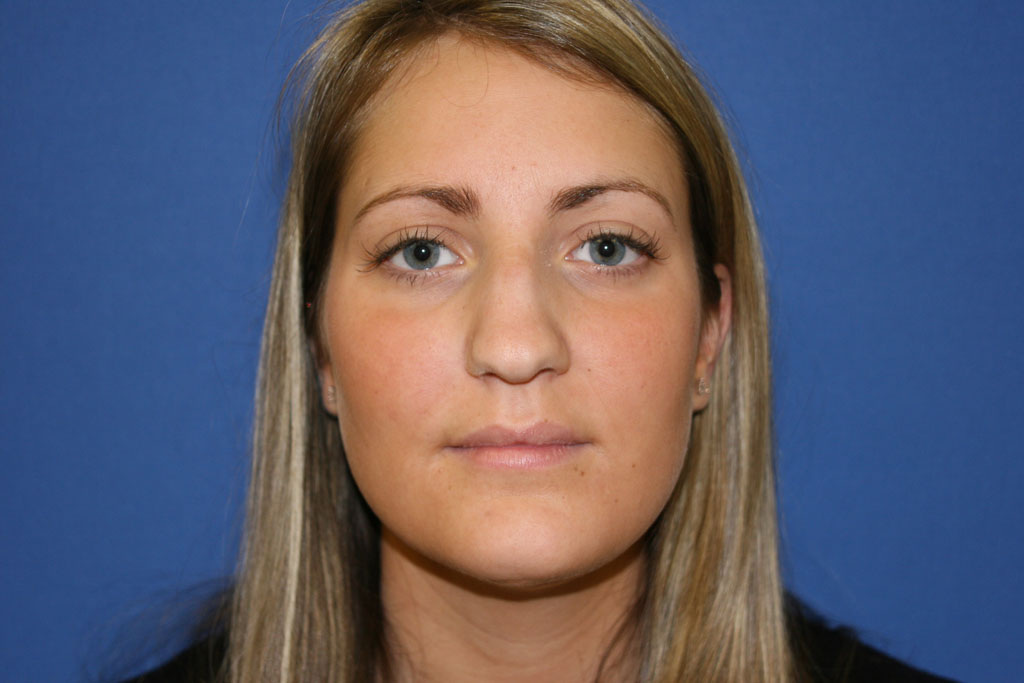
#> input picture untitled/photo.jpg, 1024 x 683 px, given in place of video.flv, which was not available
$ python camshift.py
#> lines starting #> are read from the running program, lines starting #| are printed output that depends on the picture; after the words box and inside, x2 and y2 are one past the last pixel; in counts of white or black regions, pixels touching at a corner belong together; pictures that were not available may be replaced by others from this repository, and a replacement may not be noted
import cv2
import numpy as np

cap = cv2.VideoCapture('video.flv')
ret, frame = cap.read()
#> frame is the input picture: shape (683, 1024, 3); mean B, G, R 108, 93, 95.6
cap.set(1, 1000)


#c : position en y    h : hauteur du rectangle
#r : position en x     w : longueur du rectangle
r, h, c, w = 200, 270, 180, 270

track_window = (c, r, w, h)

# ROI = Region Of Interest. It is the region that we're going to color-track
roi = frame[r:r + h, c:c + h]
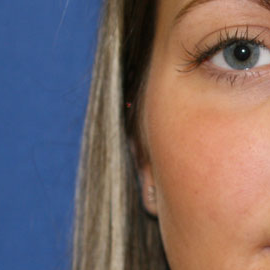
#> roi: shape (270, 270, 3); mean B, G, R 104.1, 104.1, 121

# convert the Region of Interest from BGR to HSV
hsv_roi = cv2.cvtColor(roi, cv2.COLOR_BGR2HSV)  # HSV : Hue Saturation Value
#> hsv_roi: shape (270, 270, 3); mean H, S, V 44.9, 121.4, 147.7

'''
#discard low light value
'''
lowerB = np.array((0., 60., 32.), dtype=np.uint8)
upperB = np.array((180., 255., 255.), dtype=np.uint8)

mask = cv2.inRange(hsv_roi, lowerB, upperB)
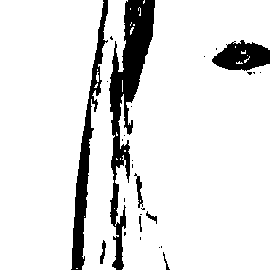
#> mask: shape (270, 270); 88.7% white; 27 black regions (19 under 20 px), largest, box (x1, y1, x2, y2) and area: (109, 0, 155, 270) 4339, (71, 0, 108, 270) 2310, (212, 40, 270, 71) 1197

# calcHist : calculate the histogram of the array
roi_hist = cv2.calcHist([hsv_roi], [0], mask, [180], [0, 180])
#> roi_hist = 180 values, max 16835 at index 109, min 0 at index 27, mean 359.4
cv2.normalize(roi_hist, roi_hist, 0, 255, cv2.NORM_MINMAX)

# Termination criteria : 10 iteration or moved by at least 1 px
term_crit = (cv2.TERM_CRITERIA_EPS | cv2.TERM_CRITERIA_COUNT, 10, 1)

while (1):
    ret, frame = cap.read()

    if ret == True:
        hsv = cv2.cvtColor(frame, cv2.COLOR_BGR2HSV)
#> hsv: shape (683, 1024, 3); mean H, S, V 63.3, 137.3, 138.6
        dst = cv2.calcBackProject([hsv], [0], roi_hist, [0, 180], 1)
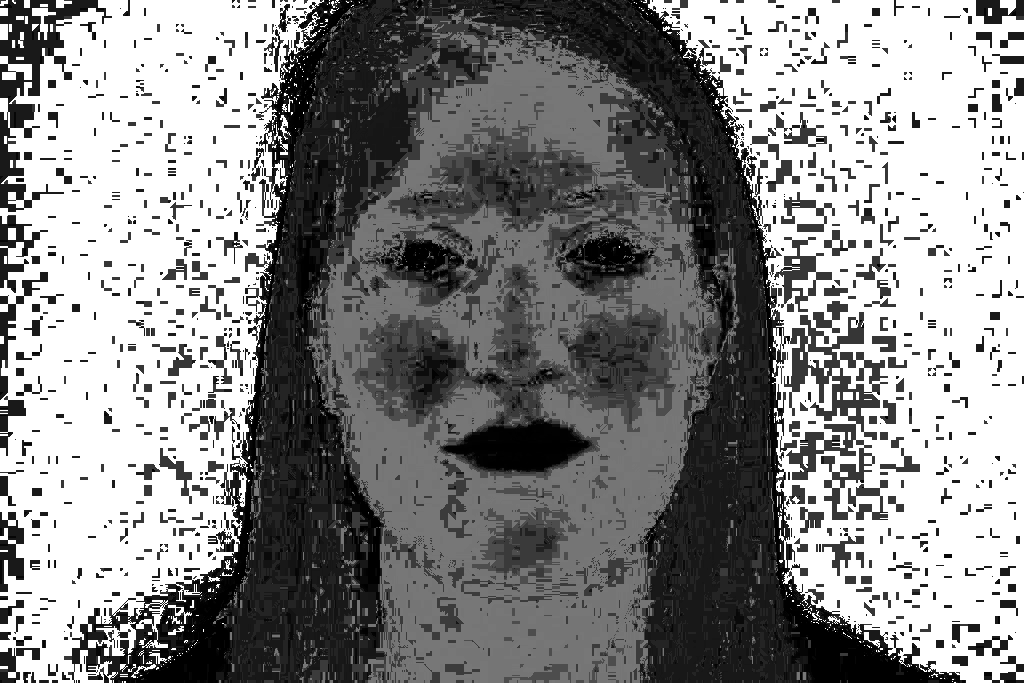
#> dst: shape (683, 1024); min 0, max 255, mean 136.6

        # apply meanshift
        ret, track_window = cv2.CamShift(dst, track_window, term_crit)
#> ret = ((140, 299.5), (290.8, 340), 16.93); track_window = (0, 136, 280, 327)

        # Draw box
        pts = cv2.boxPoints(ret)
#> pts = [[-48.59, 419.8], [50.44, 94.51], [328.6, 179.2], [229.6, 504.5]]
        pts = np.int0(pts)
#> pts = [[-48, 419], [50, 94], [328, 179], [229, 504]]
        img2 = cv2.polylines(frame, [pts], True, 255, 2)
        cv2.imshow('img2', img2)

        k = cv2.waitKey(60) & 0xff
#> (key Esc is pressed here)
        if k == 27:
            break
        else:
            cv2.imwrite(chr(k) + ".jpg", img2)
    else:
        break

cv2.destroyAllWindows()
cap.release()

$ run again, on untitled/z.jpg
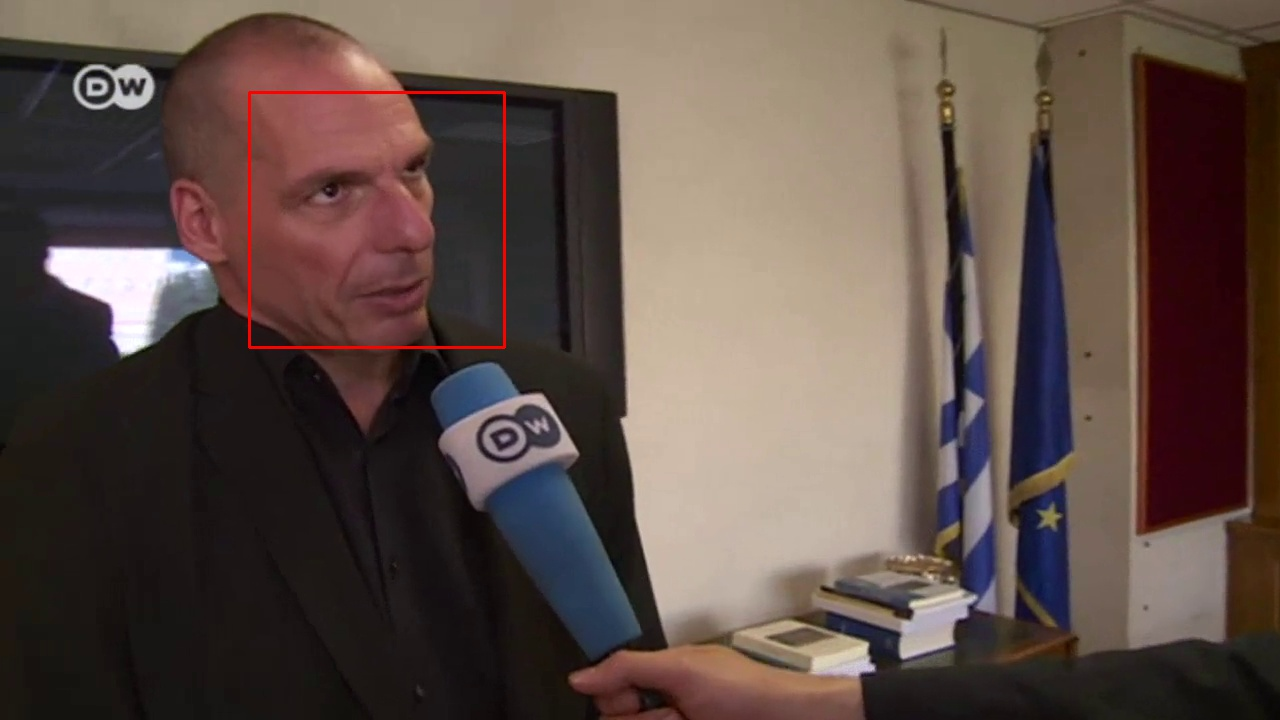
#> input picture untitled/z.jpg, 1280 x 720 px, given in place of video.flv, which was not available
#> frame is the input picture: shape (720, 1280, 3); mean B, G, R 70.5, 77.1, 93.4
#> hsv_roi: shape (270, 270, 3); mean H, S, V 61.3, 95.1, 74.2
#> `mask = cv2.inRange(hsv_roi, lowerB, upperB)`:
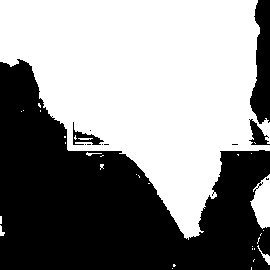
#> mask: shape (270, 270); 54.5% white; 11 black regions (7 under 20 px), largest, box (x1, y1, x2, y2) and area: (0, 59, 270, 270) 30861, (250, 0, 270, 124) 1749, (249, 119, 270, 145) 268, (73, 122, 104, 145) 235
#> roi_hist = 180 values, max 6834 at index 2, min 0 at index 24, mean 220.9
#> hsv: shape (720, 1280, 3); mean H, S, V 44.8, 81.9, 95.5
#> `dst = cv2.calcBackProject([hsv], [0], roi_hist, [0, 180], 1)`:
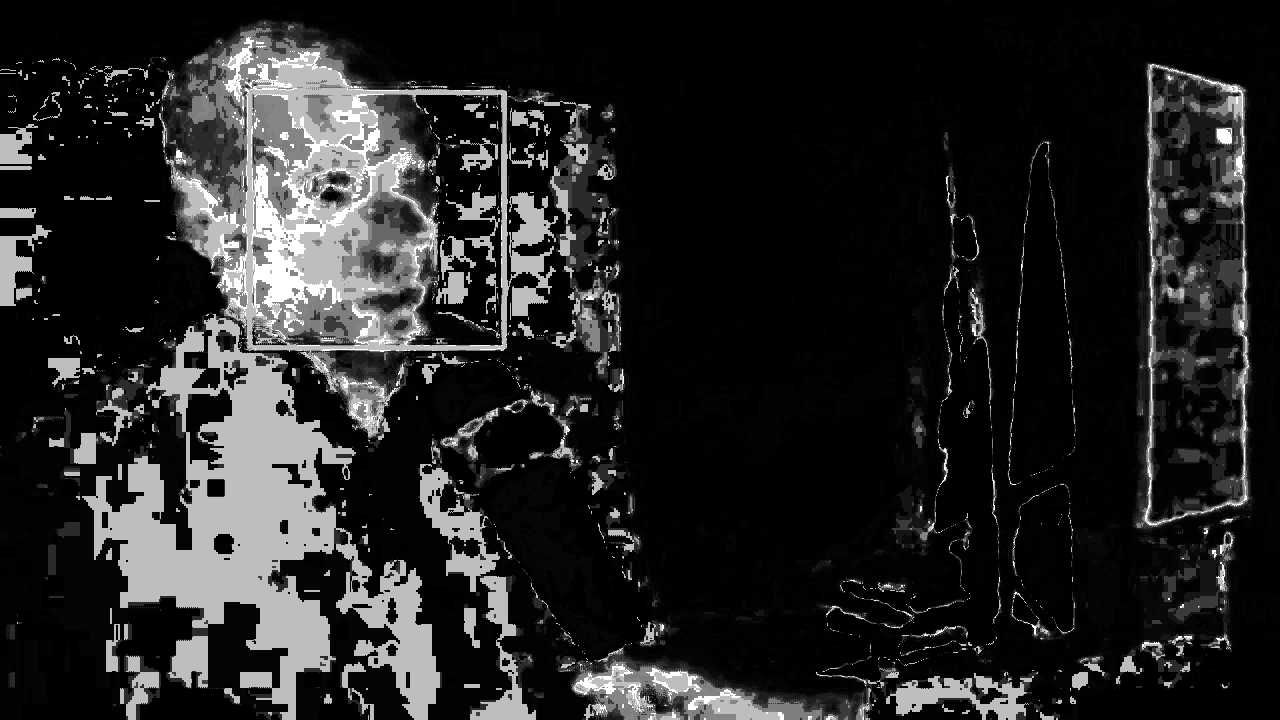
#> dst: shape (720, 1280); min 0, max 255, mean 37.1
#> ret = ((306, 226.5), (274, 319.3), 179.2); track_window = (168, 66, 276, 321)
#> `pts = cv2.boxPoints(ret)`: pts = [[440.8, 64.98], [445.2, 384.2], [171.2, 388], [166.8, 68.78]]
#> `pts = np.int0(pts)`: pts = [[440, 64], [445, 384], [171, 388], [166, 68]]
